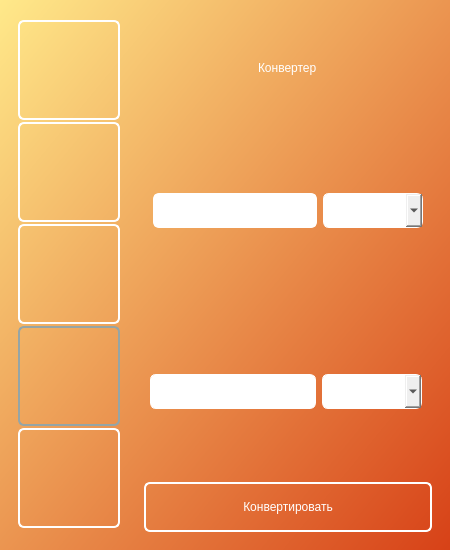
<?xml version="1.0" encoding="UTF-8"?>
<ui version="4.0">
 <class>Dialog</class>
 <widget class="QDialog" name="Dialog">
  <property name="geometry">
   <rect>
    <x>0</x>
    <y>0</y>
    <width>450</width>
    <height>550</height>
   </rect>
  </property>
  <property name="minimumSize">
   <size>
    <width>450</width>
    <height>550</height>
   </size>
  </property>
  <property name="maximumSize">
   <size>
    <width>700</width>
    <height>700</height>
   </size>
  </property>
  <property name="windowTitle">
   <string>Dialog</string>
  </property>
  <layout class="QHBoxLayout" name="horizontalLayout">
   <property name="leftMargin">
    <number>0</number>
   </property>
   <property name="topMargin">
    <number>0</number>
   </property>
   <property name="rightMargin">
    <number>0</number>
   </property>
   <property name="bottomMargin">
    <number>0</number>
   </property>
   <item>
    <widget class="QWidget" name="bgwidget" native="true">
     <property name="styleSheet">
      <string notr="true">QWidget #bgwidget {
background-color: qlineargradient(spread:pad, x1:0, y1:0, x2:1, y2:1, stop:0 rgba(255, 233, 138, 255), stop:1 rgba(215, 65, 23, 255));
}</string>
     </property>
     <layout class="QHBoxLayout" name="horizontalLayout_2">
      <item>
       <widget class="QFrame" name="menu">
        <property name="minimumSize">
         <size>
          <width>120</width>
          <height>0</height>
         </size>
        </property>
        <property name="maximumSize">
         <size>
          <width>100</width>
          <height>16777215</height>
         </size>
        </property>
        <property name="autoFillBackground">
         <bool>false</bool>
        </property>
        <property name="frameShape">
         <enum>QFrame::NoFrame</enum>
        </property>
        <property name="frameShadow">
         <enum>QFrame::Raised</enum>
        </property>
        <layout class="QVBoxLayout" name="verticalLayout">
         <property name="spacing">
          <number>0</number>
         </property>
         <property name="rightMargin">
          <number>9</number>
         </property>
         <item>
          <widget class="QPushButton" name="width">
           <property name="minimumSize">
            <size>
             <width>0</width>
             <height>100</height>
            </size>
           </property>
           <property name="maximumSize">
            <size>
             <width>16777215</width>
             <height>16777215</height>
            </size>
           </property>
           <property name="cursor">
            <cursorShape>PointingHandCursor</cursorShape>
           </property>
           <property name="styleSheet">
            <string notr="true">background-color: rgba(255, 255, 255, 0);
border: 2px solid white;
border-radius: 6px;</string>
           </property>
           <property name="text">
            <string/>
           </property>
           <property name="icon">
            <iconset>
             <normaloff>../images/icons8-линейка-96.png</normaloff>../images/icons8-линейка-96.png</iconset>
           </property>
           <property name="iconSize">
            <size>
             <width>40</width>
             <height>40</height>
            </size>
           </property>
          </widget>
         </item>
         <item>
          <widget class="QPushButton" name="weight">
           <property name="minimumSize">
            <size>
             <width>0</width>
             <height>100</height>
            </size>
           </property>
           <property name="cursor">
            <cursorShape>PointingHandCursor</cursorShape>
           </property>
           <property name="styleSheet">
            <string notr="true">background-color: rgba(255, 255, 255, 0);
border: 2px solid white;
border-radius: 6px;</string>
           </property>
           <property name="text">
            <string/>
           </property>
           <property name="icon">
            <iconset>
             <normaloff>../images/icons8-вес-96.png</normaloff>../images/icons8-вес-96.png</iconset>
           </property>
           <property name="iconSize">
            <size>
             <width>40</width>
             <height>40</height>
            </size>
           </property>
          </widget>
         </item>
         <item>
          <widget class="QPushButton" name="time">
           <property name="minimumSize">
            <size>
             <width>0</width>
             <height>100</height>
            </size>
           </property>
           <property name="cursor">
            <cursorShape>PointingHandCursor</cursorShape>
           </property>
           <property name="styleSheet">
            <string notr="true">background-color: rgba(255, 255, 255, 0);
border: 2px solid white;
border-radius: 6px;</string>
           </property>
           <property name="text">
            <string/>
           </property>
           <property name="icon">
            <iconset>
             <normaloff>../images/icons8-часы-96.png</normaloff>../images/icons8-часы-96.png</iconset>
           </property>
           <property name="iconSize">
            <size>
             <width>40</width>
             <height>40</height>
            </size>
           </property>
          </widget>
         </item>
         <item>
          <widget class="QPushButton" name="temperature">
           <property name="minimumSize">
            <size>
             <width>0</width>
             <height>100</height>
            </size>
           </property>
           <property name="cursor">
            <cursorShape>PointingHandCursor</cursorShape>
           </property>
           <property name="styleSheet">
            <string notr="true">background-color: rgba(255, 255, 255, 0);
border: 2px solid #95A5A6;
border-radius: 6px;</string>
           </property>
           <property name="text">
            <string/>
           </property>
           <property name="icon">
            <iconset>
             <normaloff>../images/температура.png</normaloff>../images/температура.png</iconset>
           </property>
           <property name="iconSize">
            <size>
             <width>46</width>
             <height>46</height>
            </size>
           </property>
          </widget>
         </item>
         <item>
          <widget class="QPushButton" name="speed">
           <property name="minimumSize">
            <size>
             <width>0</width>
             <height>100</height>
            </size>
           </property>
           <property name="cursor">
            <cursorShape>PointingHandCursor</cursorShape>
           </property>
           <property name="styleSheet">
            <string notr="true">background-color: rgba(255, 255, 255, 0);
border: 2px solid white;
border-radius: 6px;</string>
           </property>
           <property name="text">
            <string/>
           </property>
           <property name="icon">
            <iconset>
             <normaloff>../images/icons8-fast-download-96.png</normaloff>../images/icons8-fast-download-96.png</iconset>
           </property>
           <property name="iconSize">
            <size>
             <width>40</width>
             <height>40</height>
            </size>
           </property>
          </widget>
         </item>
        </layout>
       </widget>
      </item>
      <item>
       <widget class="QFrame" name="main_frame">
        <property name="frameShape">
         <enum>QFrame::NoFrame</enum>
        </property>
        <property name="frameShadow">
         <enum>QFrame::Raised</enum>
        </property>
        <layout class="QVBoxLayout" name="verticalLayout_2">
         <item alignment="Qt::AlignHCenter">
          <widget class="QFrame" name="name_frame">
           <property name="maximumSize">
            <size>
             <width>16777215</width>
             <height>100</height>
            </size>
           </property>
           <property name="frameShape">
            <enum>QFrame::NoFrame</enum>
           </property>
           <property name="frameShadow">
            <enum>QFrame::Raised</enum>
           </property>
           <layout class="QHBoxLayout" name="horizontalLayout_6">
            <item alignment="Qt::AlignRight">
             <widget class="QLabel" name="name">
              <property name="maximumSize">
               <size>
                <width>16777215</width>
                <height>16777215</height>
               </size>
              </property>
              <property name="baseSize">
               <size>
                <width>190</width>
                <height>80</height>
               </size>
              </property>
              <property name="styleSheet">
               <string notr="true">color: rgb(255, 255, 255);
font: 87 26pt &quot;Segoe UI Black&quot;;
</string>
              </property>
              <property name="frameShape">
               <enum>QFrame::NoFrame</enum>
              </property>
              <property name="text">
               <string>Конвертер</string>
              </property>
             </widget>
            </item>
           </layout>
          </widget>
         </item>
         <item>
          <widget class="QFrame" name="input_frame">
           <property name="maximumSize">
            <size>
             <width>16777215</width>
             <height>200</height>
            </size>
           </property>
           <property name="frameShape">
            <enum>QFrame::NoFrame</enum>
           </property>
           <property name="frameShadow">
            <enum>QFrame::Raised</enum>
           </property>
           <layout class="QHBoxLayout" name="horizontalLayout_3">
            <item>
             <widget class="QLineEdit" name="value_input">
              <property name="minimumSize">
               <size>
                <width>0</width>
                <height>35</height>
               </size>
              </property>
              <property name="styleSheet">
               <string notr="true">background-color: rgba(255, 255, 255);
border: 2px solid white;
border-radius: 6px;
font: 14pt &quot;MS Shell Dlg 2&quot;;</string>
              </property>
             </widget>
            </item>
            <item>
             <widget class="QComboBox" name="input_units">
              <property name="minimumSize">
               <size>
                <width>100</width>
                <height>35</height>
               </size>
              </property>
              <property name="maximumSize">
               <size>
                <width>100</width>
                <height>16777215</height>
               </size>
              </property>
              <property name="cursor">
               <cursorShape>PointingHandCursor</cursorShape>
              </property>
              <property name="styleSheet">
               <string notr="true">font: 14pt &quot;MS Shell Dlg 2&quot;;
border: 1px solid white;
border-radius: 6px;</string>
              </property>
              <property name="iconSize">
               <size>
                <width>20</width>
                <height>20</height>
               </size>
              </property>
              <property name="frame">
               <bool>true</bool>
              </property>
             </widget>
            </item>
           </layout>
          </widget>
         </item>
         <item>
          <widget class="QFrame" name="result_frame">
           <property name="maximumSize">
            <size>
             <width>16777215</width>
             <height>200</height>
            </size>
           </property>
           <property name="frameShape">
            <enum>QFrame::NoFrame</enum>
           </property>
           <property name="frameShadow">
            <enum>QFrame::Raised</enum>
           </property>
           <layout class="QHBoxLayout" name="horizontalLayout_4">
            <property name="spacing">
             <number>0</number>
            </property>
            <property name="leftMargin">
             <number>0</number>
            </property>
            <property name="topMargin">
             <number>0</number>
            </property>
            <property name="rightMargin">
             <number>0</number>
            </property>
            <property name="bottomMargin">
             <number>0</number>
            </property>
            <item>
             <widget class="QFrame" name="frame">
              <property name="frameShape">
               <enum>QFrame::NoFrame</enum>
              </property>
              <property name="frameShadow">
               <enum>QFrame::Raised</enum>
              </property>
              <layout class="QHBoxLayout" name="horizontalLayout_7">
               <property name="leftMargin">
                <number>6</number>
               </property>
               <property name="topMargin">
                <number>9</number>
               </property>
               <property name="rightMargin">
                <number>6</number>
               </property>
               <item>
                <widget class="QLabel" name="result">
                 <property name="minimumSize">
                  <size>
                   <width>0</width>
                   <height>35</height>
                  </size>
                 </property>
                 <property name="maximumSize">
                  <size>
                   <width>16777215</width>
                   <height>30</height>
                  </size>
                 </property>
                 <property name="styleSheet">
                  <string notr="true">font: 63 16pt &quot;Segoe UI Semibold&quot;;
background-color: rgb(255, 255, 255);
border: 1px solid white;
border-radius: 6px;
font: 14pt &quot;MS Shell Dlg 2&quot;;</string>
                 </property>
                 <property name="text">
                  <string/>
                 </property>
                </widget>
               </item>
              </layout>
             </widget>
            </item>
            <item>
             <widget class="QFrame" name="combo_frame">
              <property name="maximumSize">
               <size>
                <width>110</width>
                <height>16777215</height>
               </size>
              </property>
              <property name="frameShape">
               <enum>QFrame::NoFrame</enum>
              </property>
              <property name="frameShadow">
               <enum>QFrame::Raised</enum>
              </property>
              <layout class="QHBoxLayout" name="horizontalLayout_5">
               <property name="leftMargin">
                <number>0</number>
               </property>
               <property name="topMargin">
                <number>5</number>
               </property>
               <property name="rightMargin">
                <number>9</number>
               </property>
               <property name="bottomMargin">
                <number>0</number>
               </property>
               <item>
                <widget class="QComboBox" name="output_units">
                 <property name="minimumSize">
                  <size>
                   <width>0</width>
                   <height>35</height>
                  </size>
                 </property>
                 <property name="maximumSize">
                  <size>
                   <width>100</width>
                   <height>16777215</height>
                  </size>
                 </property>
                 <property name="cursor">
                  <cursorShape>PointingHandCursor</cursorShape>
                 </property>
                 <property name="styleSheet">
                  <string notr="true">font: 14pt &quot;MS Shell Dlg 2&quot;;
border: 1px solid white;
border-radius: 6px;</string>
                 </property>
                </widget>
               </item>
              </layout>
             </widget>
            </item>
           </layout>
          </widget>
         </item>
         <item>
          <widget class="QPushButton" name="show_result">
           <property name="maximumSize">
            <size>
             <width>16777215</width>
             <height>50</height>
            </size>
           </property>
           <property name="cursor">
            <cursorShape>PointingHandCursor</cursorShape>
           </property>
           <property name="styleSheet">
            <string notr="true">font: 87 16pt &quot;Segoe UI Black&quot;;
color: rgb(255, 255, 255);
border: 2px solid white;
border-radius: 6px;</string>
           </property>
           <property name="text">
            <string>Конвертировать</string>
           </property>
          </widget>
         </item>
        </layout>
       </widget>
      </item>
     </layout>
    </widget>
   </item>
  </layout>
 </widget>
 <resources/>
 <connections/>
</ui>
